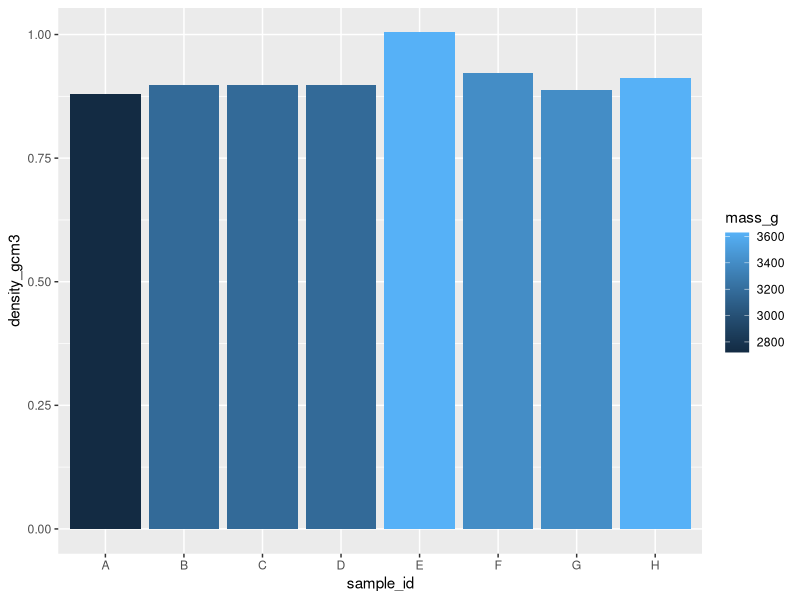
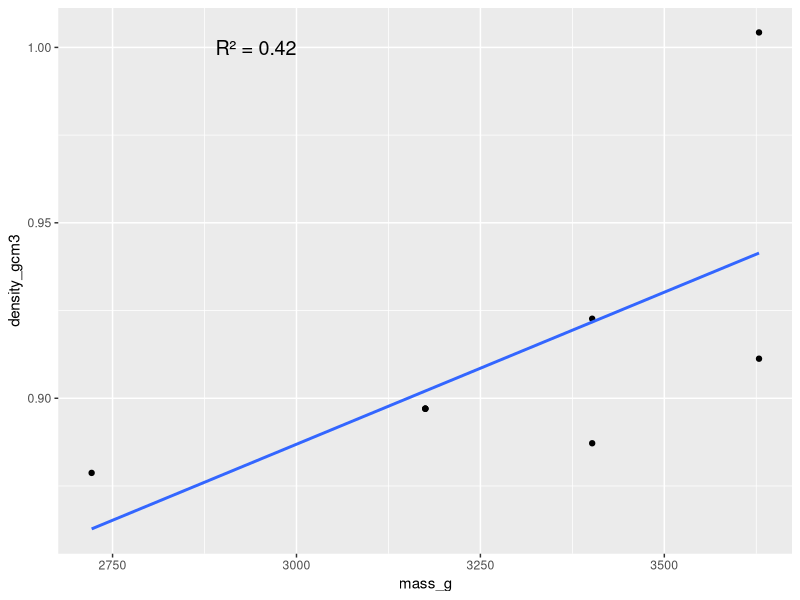
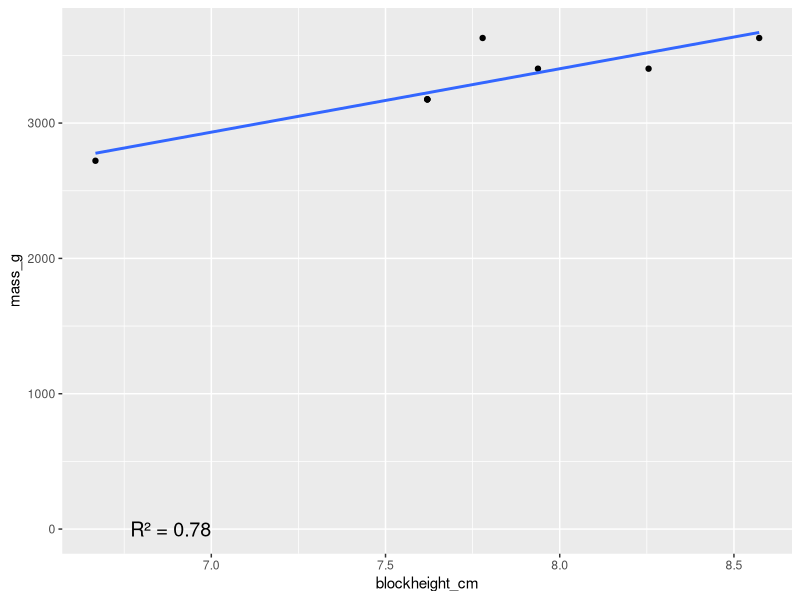
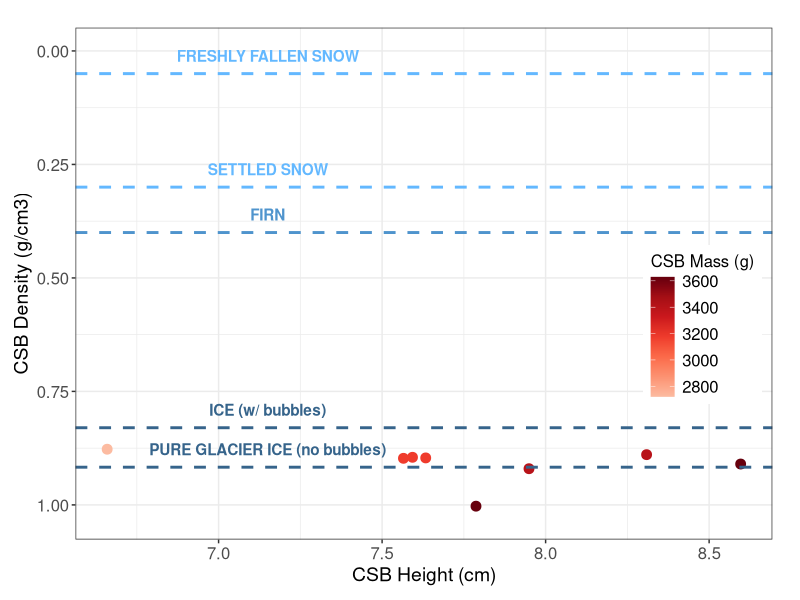
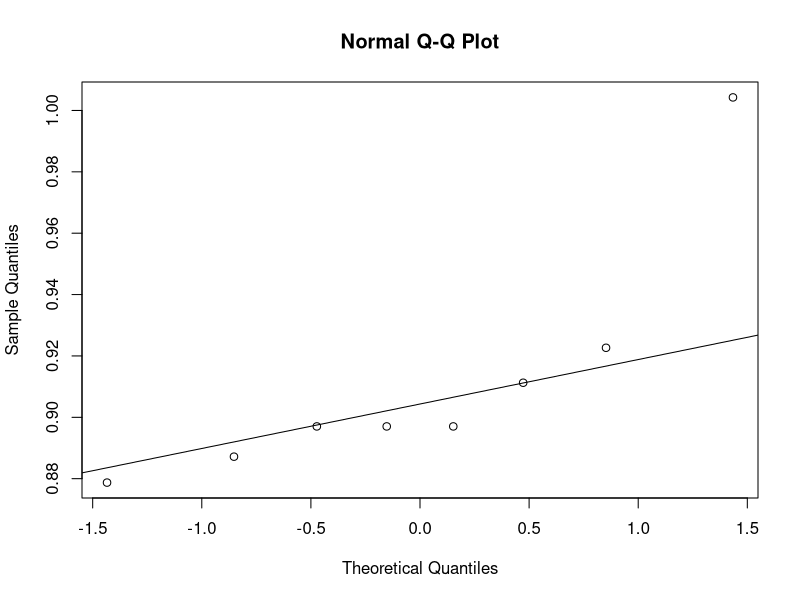

These charts were generated, in order, by the following R code:
## ---- chunk 1
#install.packages("tidyverse")
library(tidyverse)
## ---- chunk 2
blockheight_in <- c(2.625, 3, 3, 3, 3.0625, 3.125, 3.25, 3.375)
blockweight_lb <- c(6, 7, 7, 7, 8, 7.5, 7.5, 8)

block_data <- tibble(blockheight_in, blockweight_lb)
## ---- chunk 3
poc <- block_data %>% 
  mutate(volume_cm3 = 30.48*15.24*2.54*blockheight_in) %>% 
  mutate(mass_g = blockweight_lb*453.592) %>% 
  mutate(blockheight_cm = blockheight_in * 2.54) %>%
  mutate(density_gcm3 = mass_g/volume_cm3) %>% 
  mutate(sample_id = c('A', 'B', 'C', 'D', 'E', 'F', 'G', 'H')) %>% 
  select(c(sample_id, blockheight_in, blockheight_cm, blockweight_lb, volume_cm3, mass_g, density_gcm3))

poc %>% 
  ggplot(mapping = aes(sample_id, density_gcm3, fill = mass_g)) +
  geom_bar(stat = "identity")

model_height <- lm(blockheight_cm ~ density_gcm3, data = poc)
r2_height <- summary(model_height)$r.squared

model_mass <- lm(mass_g ~ density_gcm3, data = poc)
r2_mass <- summary(model_mass)$r.squared

model_masstoheight <- lm(mass_g ~ blockheight_cm, data = poc)
r2_masstoheight <- summary(model_masstoheight)$r.squared

# density and block mass (R2 = 0.42)
poc %>% 
  ggplot(mapping = aes(mass_g, density_gcm3)) +
  geom_point() +
  geom_smooth(method = "lm", se = FALSE) +
  annotate("text", x = 3000, y = 1, label = paste("R² =", round(r2_mass, 2)), size = 5, hjust = 1)

# as block height increases, mass increases (R2 = 0.78)
poc %>% 
  ggplot(aes(x = blockheight_cm, y = mass_g)) +
  geom_point() +
  geom_smooth(method = "lm", se = FALSE) +
  annotate("text", x = 7, y = 1, label = paste("R² =", round(r2_masstoheight, 2)), size = 5, hjust = 1)

# plot for LR
library(RColorBrewer)
reds <- brewer.pal(9, "Reds")[3:9]

poc %>% 
  ggplot(mapping = aes(blockheight_cm, density_gcm3, color = mass_g)) +
  geom_point(position = "jitter", size = 3) +
  scale_color_gradientn(colors = reds) +
  geom_hline(yintercept = 0.05, linetype = "dashed", color = "steelblue1", linewidth = 1) +
  annotate("text", x = 7.15, y = 0.05, label = "FRESHLY FALLEN SNOW", vjust = -1, color = "steelblue1", fontface = "bold") +
  geom_hline(yintercept = 0.3, linetype = "dashed", color = "steelblue1", linewidth = 1) +
  annotate("text", x = 7.15, y = 0.3, label = "SETTLED SNOW", vjust = -1, color = "steelblue1", fontface = "bold") +
  geom_hline(yintercept = 0.4, linetype = "dashed", color = "steelblue3", linewidth = 1) +
  annotate("text", x = 7.15, y = 0.4, label = "FIRN", vjust = -1, color = "steelblue3", fontface = "bold") +
  geom_hline(yintercept = 0.83, linetype = "dashed", color = "steelblue4", linewidth = 1) +
  annotate("text", x = 7.15, y = 0.83, label = "ICE (w/ bubbles)", vjust = -1, color = "steelblue4", fontface = "bold") +
  geom_hline(yintercept = 0.917, linetype = "dashed", color = "steelblue4", linewidth = 1) +
  annotate("text", x = 7.15, y = 0.917, label = "PURE GLACIER ICE (no bubbles)", vjust = -1, color = "steelblue4", fontface = "bold") +
  scale_y_continuous(trans = "reverse", name = "CSB Density (g/cm3)", limits = c(1.025, 0)) +
  xlab("CSB Height (cm)") +
  labs(color = "CSB Mass (g)") +
  theme_bw() +
  theme(legend.position = c(0.90, 0.42),
        axis.text = element_text(size = 12),
        axis.title = element_text(size = 14),
        legend.text = element_text(size = 12),
        legend.title = element_text(size = 12),
        plot.margin = margin(20, 20, 10, 10))

# avg and stdev for block height
mean(poc$blockheight_cm)
sd(poc$blockheight_cm)

# avg and stdev for block mass
mean(poc$mass_g)
sd(poc$mass_g)

# avg and stdev for density
mean(poc$density_gcm3)
sd(poc$density_gcm3)
## ---- chunk 4
x <- poc$density_gcm3

qqnorm(x)
qqline(x)
shapiro.test(x) #null hypothesis assumes normality, a low p-value indicates deviation from that assumption
#0.0048
